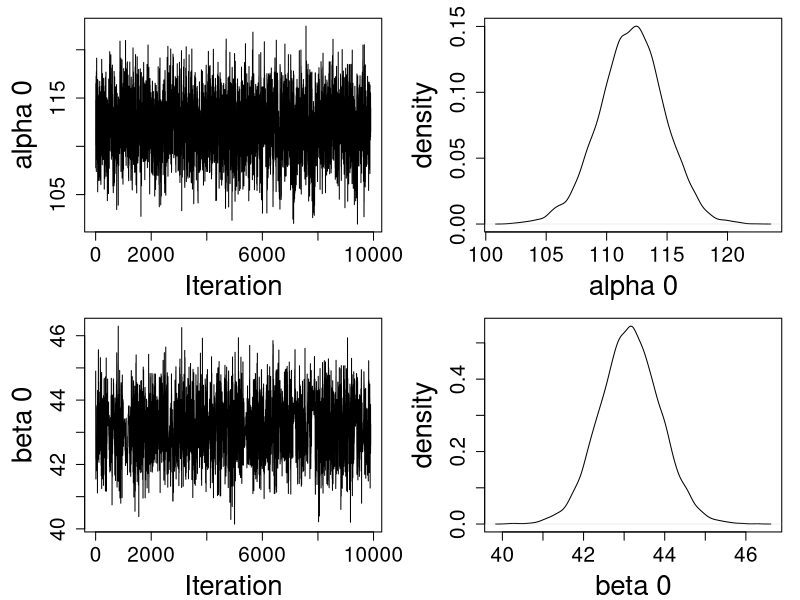
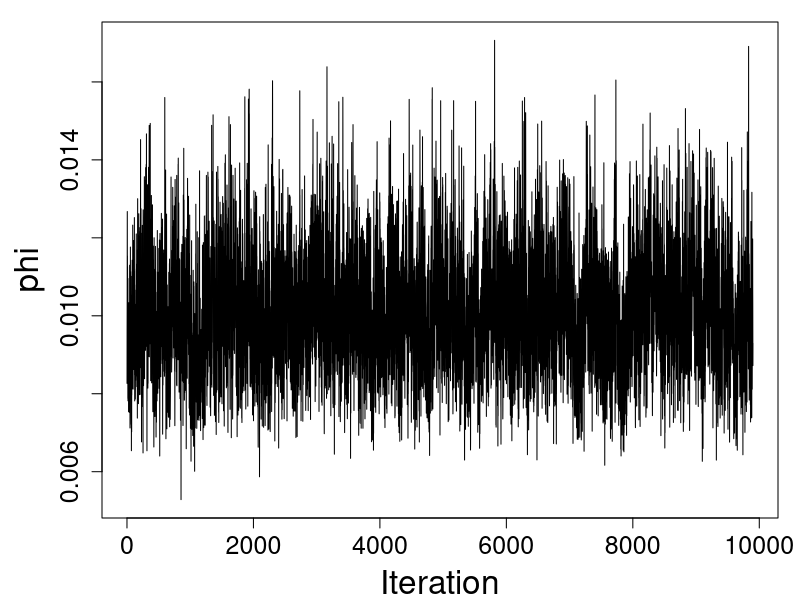
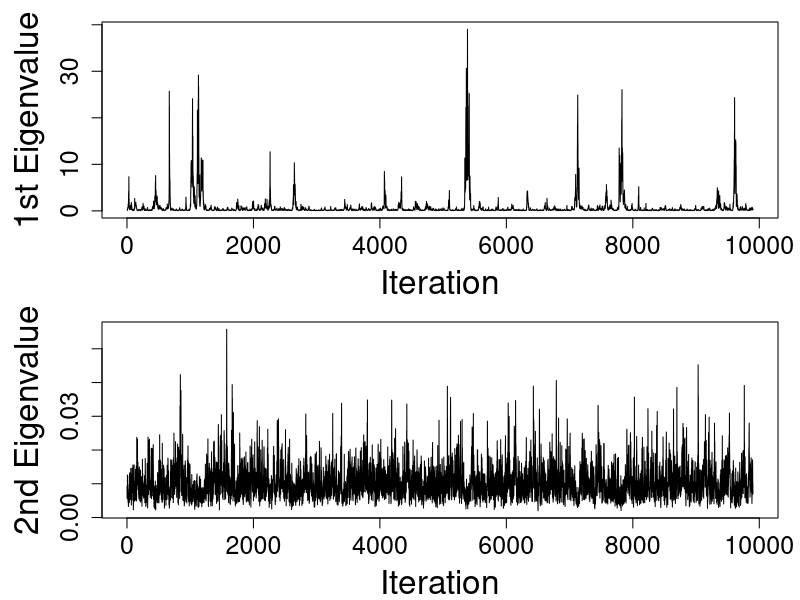

Write R code to recreate these figures, in order.
## load in necessary libraries
library(mvtnorm)

## Assume the data file is under the same directory as .R file
rat <- read.table("RatData.txt", row.names = 1)
colnames(rat) <- seq(1, 5)

## print iteration number every verb times
verb <- 1000

## Set up hyper-parameters
a <- 0
b <- 0
eta <- c(100, 50)
Psi.inv <- matrix(0, ncol = 2, nrow = 2)
rho <- 2
R <- matrix(c(100, 0, 0, 0.1), ncol = 2)

## Pre-process
I <- nrow(rat)
J <- ncol(rat)
X <- matrix(c(rep(1, J), seq(1:J)), ncol = 2)
sumX.1 <- t(X) %*% X

## MCMC process
M <- 1e4
theta0.s <- matrix(rep(NA, 2 * M), nrow = 2)
phi.s <- rep(NA, M)
Phi.s <- vector(mode = "list", length = M)

## Initialize iteration 1
theta0.s[, 1] <- eta
phi.s[1] <- 1
Phi.s[[1]] <- matrix(c(1, 0, 0, 1), ncol = 2)

## start iterations
for (t in 2:M) {
  
  ## update theta_i's
  theta.i.s <- matrix(rep(NA, 2 * I), nrow = 2)
  for (i in 1:I) {
    sumX.2 <- t(as.matrix(rat[i, ]) %*% X)
    sig <- solve(Phi.s[[t-1]] + phi.s[t-1] * sumX.1)
    mu <- sig %*% (Phi.s[[t-1]] %*% theta0.s[, t-1] + phi.s[t-1] * sumX.2)
    theta.i.s[, i] <- rmvnorm(1, mean = mu, sigma = sig)
  }
  
  ## update theta_0
  sig <- solve(I * Phi.s[[t-1]] + Psi.inv)
  mu <- sig %*% (Phi.s[[t-1]] %*% rowSums(theta.i.s) + Psi.inv %*% eta)
  theta0.s[, t] <- rmvnorm(1, mean = mu, sigma = sig)
  
  ## update phi
  sumX.3 <- 0
  for (i in 1:I) 
    for (j in 1:J) 
      sumX.3 <- sumX.3 + (rat[i, j] - t(X[j, ]) %*% theta.i.s[, i])^2
  sumX.3 <- sumX.3 / 2
  phi.s[t] <- rgamma(1, I*J/2 + a, sumX.3 + b)
  
  ## update Phi
  sig <- solve((theta.i.s - theta0.s[, t]) %*% 
                 t(theta.i.s - theta0.s[, t]) + rho * R)
  Phi.s[[t]] <- matrix(rWishart(1, rho + I, sig), ncol = 2)
  
  ## monitor updating process
  if ((verb != 0) && (t %% verb ==0)) print(t)
}

## trace plots
burn.in <- 100
pdf("imgs/theta0.pdf", width = 20, height = 10)
par(mfrow = c(2, 2), mar = c(4.1, 5.1, 1.1, 1.1))
plot(theta0.s[1, -(1:burn.in)], type = 'l', 
     xlab = "Iteration", ylab = "alpha 0", main = "", 
     cex.lab = 2, cex.axis = 1.5)
plot(density(theta0.s[1, -(1:burn.in)]), 
     ylab = "density", xlab = "alpha 0", main = "",
     cex.lab = 2, cex.axis = 1.5)
plot(theta0.s[2, -(1:burn.in)], type = 'l', 
     xlab = "Iteration", ylab = "beta 0", main = "",
     cex.lab = 2, cex.axis = 1.5)
plot(density(theta0.s[2, -(1:burn.in)]), 
     ylab = "density", xlab = "beta 0", main = "",
     cex.lab = 2, cex.axis = 1.5)
dev.off()

pdf("imgs/phi.pdf", width = 10, height = 5)
par(mar = c(4.1, 5.1, 1.1, 1.1))
plot(phi.s[-(1:burn.in)], type = 'l', 
     xlab = "Iteration", ylab = "phi", main = "", 
     cex.lab = 2, cex.axis = 1.5)
dev.off()

eigen.values <- matrix(rep(NA, 2 * M), nrow = 2)
traces <- Phi.s1 <- Phi.s2 <- rep(NA, M)
for (t in 1:M) {
  eigen.values[, t] <- eigen(Phi.s[[t]])$values
  traces[t] <- sum(diag(Phi.s[[t]]))
  Phi.s1[t] <- Phi.s[[t]][1, 1]
  Phi.s2[t] <- Phi.s[[t]][2, 2]
} 

pdf("imgs/Phi_matrix.pdf", width = 10, height = 10)
par(mfrow = c(2, 1), mar = c(4.1, 5.1, 1.1, 1.1))
plot(eigen.values[1, -(1:burn.in)], type = 'l', 
     xlab = "Iteration", ylab = "1st Eigenvalue", main = "", 
     cex.lab = 2, cex.axis = 1.5)
plot(eigen.values[2, -(1:burn.in)], type = 'l', 
     xlab = "Iteration", ylab = "2nd Eigenvalue", main = "", 
     cex.lab = 2, cex.axis = 1.5)
dev.off()

save.image("p1.RData")
